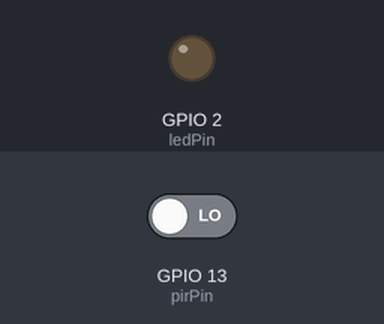
The sketch below on a simulated ESP32. Shown: output pins drawn as LEDs (lit = HIGH). The test bench sets the inputs (shaded band); at power-on: GPIO 13 (pirPin) LOW. Storage starts empty; EEPROM starts erased; the camera gives no picture; what the sketch prints to the serial monitor is not drawn.

Above: at 1.5 s.
1.6 s: GPIO 13 (pirPin) driven HIGH
At 2.3 s:
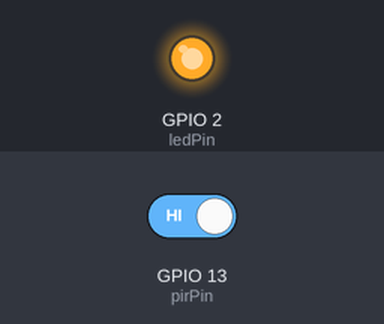
4.6 s: GPIO 13 (pirPin) driven LOW
At 5.2 s:
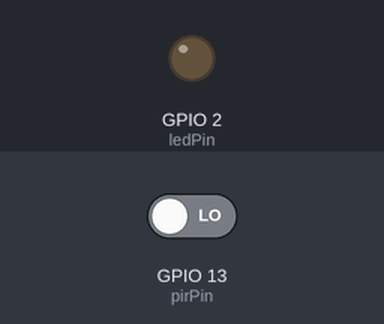
Timing chart, 0 to 7.6 s (numbered marks = the images above; inputs shaded):
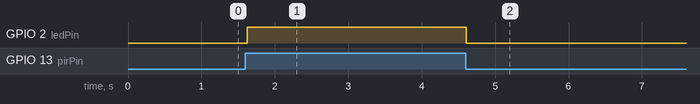

The sketch:

esp32_sensing.ino
```cpp
#include "esp_camera.h"
#include "Arduino.h"
#include "FS.h"
#include "SD_MMC.h"
#include "soc/soc.h"
#include "soc/rtc_cntl_reg.h"
#include "driver/rtc_io.h"
#include <EEPROM.h>

// ── Pin definitions (AI Thinker ESP32-CAM) ───────────────────────────────
#define PWDN_GPIO_NUM     32
#define RESET_GPIO_NUM    -1
#define XCLK_GPIO_NUM      0
#define SIOD_GPIO_NUM     26
#define SIOC_GPIO_NUM     27
#define Y9_GPIO_NUM       35
#define Y8_GPIO_NUM       34
#define Y7_GPIO_NUM       39
#define Y6_GPIO_NUM       36
#define Y5_GPIO_NUM       21
#define Y4_GPIO_NUM       19
#define Y3_GPIO_NUM       18
#define Y2_GPIO_NUM        5
#define VSYNC_GPIO_NUM    25
#define HREF_GPIO_NUM     23
#define PCLK_GPIO_NUM     22

// ── WildSense pins ────────────────────────────────────────────────────────
const int pirPin = 13;
const int ledPin = 2;

// ── Cooldown ──────────────────────────────────────────────────────────────
const unsigned long COOLDOWN_MS = 60000;   // 1 minute
unsigned long lastPhotoTime     = -60000UL;

// ── EEPROM ────────────────────────────────────────────────────────────────
#define EEPROM_SIZE 1
int pictureNumber = 0;

// ── Forward declarations ──────────────────────────────────────────────────
void takePhotoAndSend();
void clearSDImages();

// ─────────────────────────────────────────────────────────────────────────
void setup() {
  WRITE_PERI_REG(RTC_CNTL_BROWN_OUT_REG, 0);

  Serial.begin(115200);   // communicates with Raspberry Pi
  pinMode(pirPin, INPUT);
  pinMode(ledPin, OUTPUT);

  // ── Camera config ──────────────────────────────────────────────────────
  camera_config_t config;
  config.ledc_channel = LEDC_CHANNEL_0;
  config.ledc_timer   = LEDC_TIMER_0;
  config.pin_d0       = Y2_GPIO_NUM;
  config.pin_d1       = Y3_GPIO_NUM;
  config.pin_d2       = Y4_GPIO_NUM;
  config.pin_d3       = Y5_GPIO_NUM;
  config.pin_d4       = Y6_GPIO_NUM;
  config.pin_d5       = Y7_GPIO_NUM;
  config.pin_d6       = Y8_GPIO_NUM;
  config.pin_d7       = Y9_GPIO_NUM;
  config.pin_xclk     = XCLK_GPIO_NUM;
  config.pin_pclk     = PCLK_GPIO_NUM;
  config.pin_vsync    = VSYNC_GPIO_NUM;
  config.pin_href     = HREF_GPIO_NUM;
  config.pin_sscb_sda = SIOD_GPIO_NUM;
  config.pin_sscb_scl = SIOC_GPIO_NUM;
  config.pin_pwdn     = PWDN_GPIO_NUM;
  config.pin_reset    = RESET_GPIO_NUM;
  config.xclk_freq_hz = 20000000;
  config.pixel_format = PIXFORMAT_JPEG;

  if (psramFound()) {
    config.frame_size   = FRAMESIZE_UXGA;
    config.jpeg_quality = 10;
    config.fb_count     = 2;
  } else {
    config.frame_size   = FRAMESIZE_SVGA;
    config.jpeg_quality = 12;
    config.fb_count     = 1;
  }

  esp_err_t err = esp_camera_init(&config);
  if (err != ESP_OK) {
    Serial.printf("CAM_FAIL:0x%x\n", err);
    return;
  }

  if (!SD_MMC.begin()) {
    Serial.println("SD_FAIL");
    return;
  }
  if (SD_MMC.cardType() == CARD_NONE) {
    Serial.println("SD_FAIL:NO_CARD");
    return;
  }

  EEPROM.begin(EEPROM_SIZE);
  pictureNumber = EEPROM.read(0);

  Serial.println("READY");
}

// ─────────────────────────────────────────────────────────────────────────
void loop() {
  // ── Check for commands from Pi ─────────────────────────────────────────
  if (Serial.available()) {
    String cmd = Serial.readStringUntil('\n');
    cmd.trim();
    if (cmd == "CLEAR") {
      Serial.println("Clearing SD...");
      clearSDImages();
      Serial.println("CLEARED");
    }
  }

  // ── PIR motion detection ───────────────────────────────────────────────
  int pirState = digitalRead(pirPin);

  if (pirState == HIGH) {
    digitalWrite(ledPin, HIGH);

    unsigned long now = millis();
    if (now - lastPhotoTime >= COOLDOWN_MS) {
      takePhotoAndSend();
      lastPhotoTime = now;
    } else {
      unsigned long remaining = (COOLDOWN_MS - (now - lastPhotoTime)) / 1000;
      Serial.printf("COOLDOWN:%lus\n", remaining);
    }

  } else {
    digitalWrite(ledPin, LOW);
  }

  delay(100);
}

// ─────────────────────────────────────────────────────────────────────────
void takePhotoAndSend() {
  Serial.println("CAPTURING");

  camera_fb_t *fb = esp_camera_fb_get();
  if (!fb) {
    Serial.println("CAM_FAIL");
    return;
  }

  pictureNumber++;
  String path = "/picture" + String(pictureNumber) + ".jpg";

  // ── Save to SD ─────────────────────────────────────────────────────────
  fs::FS &fs = SD_MMC;
  File file  = fs.open(path.c_str(), FILE_WRITE);
  if (file) {
    file.write(fb->buf, fb->len);
    file.close();
    EEPROM.write(0, pictureNumber);
    EEPROM.commit();
    Serial.printf("SD_SAVED:%s\n", path.c_str());
  } else {
    Serial.println("SD_WRITE_FAIL");
  }

  // ── Send to Pi over Serial ─────────────────────────────────────────────
  // Protocol:
  //   1. Header:  "IMG:<filename>:<size>\n"
  //   2. Raw JPEG bytes
  //   3. Footer:  "END\n"
  Serial.printf("IMG:%s:%d\n", path.c_str(), fb->len);
  Serial.write(fb->buf, fb->len);
  Serial.print("END\n");

  esp_camera_fb_return(fb);
}

// ─────────────────────────────────────────────────────────────────────────
void clearSDImages() {
  fs::FS &fs = SD_MMC;
  File root  = fs.open("/");
  if (!root || !root.isDirectory()) {
    Serial.println("SD_FAIL:CANT_OPEN_ROOT");
    return;
  }

  int deleted = 0;
  File file   = root.openNextFile();
  while (file) {
    String name = "/" + String(file.name());
    bool isJpg  = name.endsWith(".jpg") || name.endsWith(".JPG");
    file.close();

    if (isJpg) {
      if (fs.remove(name)) {
        deleted++;
      }
    }
    file = root.openNextFile();
  }

  // Reset picture counter
  pictureNumber = 0;
  EEPROM.write(0, 0);
  EEPROM.commit();

  Serial.printf("Deleted %d images from SD.\n", deleted);
}
```

Measured:
- after the input at 1.6 s, GPIO 2 (ledPin): LOW → HIGH at once
- after the input at 4.6 s, GPIO 2 (ledPin): HIGH → LOW at once
